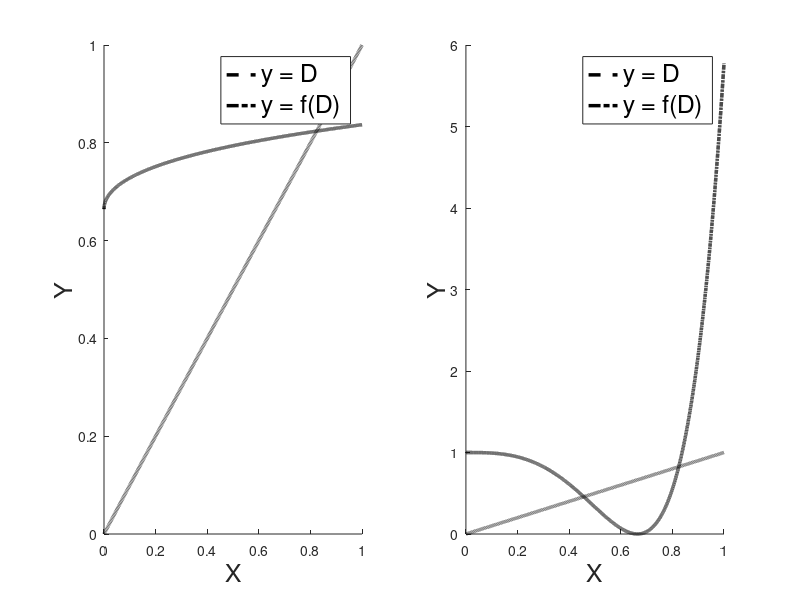

MATLAB code for this plot: (Note: this script raises an error after producing the figure.)
%-------------------------------------------------------------------------%
%   __  __    _  _____ _        _    ____    _  _      ____    _ ____     %
%  |  \/  |  / \|_   _| |      / \  | __ )  | || |    / ___|__| |  _ \    %
%  | |\/| | / _ \ | | | |     / _ \ |  _ \  | || |_  | |   / _` | |_) |   %
%  | |  | |/ ___ \| | | |___ / ___ \| |_) | |__   _| | |__| (_| |  __/    %
%  |_|  |_/_/   \_\_| |_____/_/   \_\____/     |_|    \____\__,_|_|       %
%                                                                         %
%-------------------------------------------------------------------------%
%                                                                         %
%   Author: Marco Mehl <marco.mehl@polimi.it>                             %
%           Timoteo Dinelli <timoteo.dinelli@polimi.it>                   %
%   CRECK Modeling Group <http://creckmodeling.chem.polimi.it>            %
%   Department of Chemistry, Materials and Chemical Engineering           %
%   Politecnico di Milano                                                 %
%   P.zza Leonardo da Vinci 32, 20133 Milano                              %
%                                                                         %
% ----------------------------------------------------------------------- %
clear all
close all
clc
%% Data
mu = 0.030;      % Pa s
gammma = 8445;   % m3
Y = 30;          % m
L = 4000;        % m
D = 0.25;        % m
V_dot_prime = 1; % m3/s
m_kutter = 0.5;  % m^0.5

%% Visualization
x_v = 0:.0001:1;
A1 = @(x) x; % y1
A2 = @(x) 0.837*((x/4).^(1/2) + 0.5).^(1/3);    % y2
A3 = @(x) 4*(sqrt((30 * x.^6)/10.36) - 0.5).^2; % y3

figure(1)
subplot(1,2,1)
hold on
plot(x_v, A1(x_v), 'LineStyle','--','Color','black','LineWidth',2.5)
plot(x_v, A2(x_v), 'LineStyle','-.','Color','black','LineWidth',2.5)
xlabel('X', 'FontSize', 18)
ylabel('Y', 'FontSize', 18)
legend('y = D', 'y = f(D)', 'FontSize', 18)

subplot(1,2,2)
hold on
plot(x_v, A1(x_v), 'LineStyle','--','Color','black','LineWidth',2.5)
plot(x_v, A3(x_v), 'LineStyle','-.','Color','black','LineWidth',2.5)
xlabel('X', 'FontSize', 18)
ylabel('Y', 'FontSize', 18)
legend('y = D', 'y = f(D)', 'FontSize', 18)

%% Solve using try and error method
firstguess = 10; % First guess solution
epsi = 1.e-5;    % Tolerance
max_iter = 150;  % Avoid infinite number of loops
iter_number = 1; % Iteration counter
D_sol = A2(firstguess);
error = abs(firstguess - D_sol);
while abs(firstguess - D_sol) > epsi && iter_number < max_iter 
    D_old = firstguess;
    firstguess = D_sol;
    D_sol = A2(firstguess);
    
    D_computed(iter_number) = D_sol; % Save results into an additional variable
    vector_FG(iter_number) = firstguess; % Save results into an additional variable
    computed_error(iter_number) = abs(firstguess - D_sol); % Save results into an additional variable

    iter_vector(iter_number) = iter_number; % Save results into an additional variable
    iter_number = iter_number + 1; % Increment iteration counter each cycle
end

%% Solve using fzero
options = optimset('Display','iter'); % show iterations
[sol, fval, exitFlag] = fzero(@bernoulli, 1.7, options);

%% Function Definition

function f = bernoulli(D)
    right = (10.37.*(sqrt(D/4) + 0.5).^2) / (D.^6);
    left = 30;
    f = left - right;
end